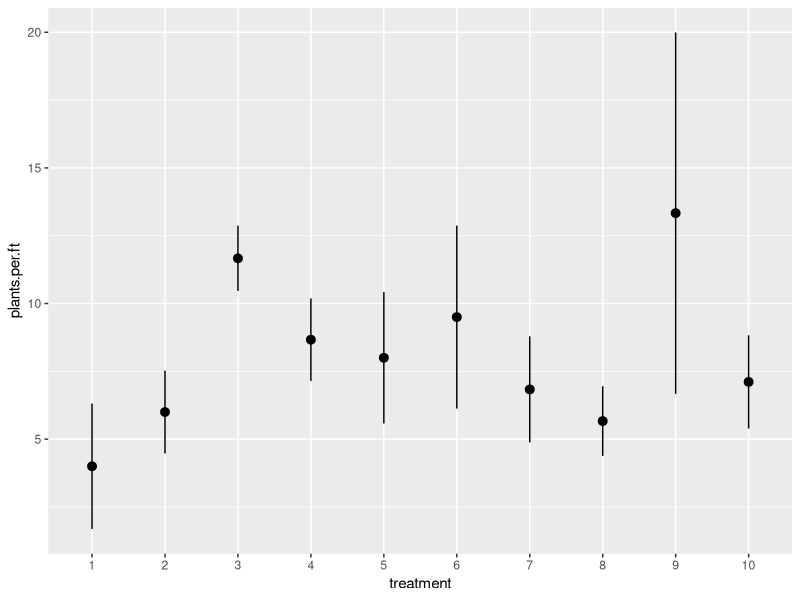

Here is the R script that generated this plot:
# SSD is staggered start date for planting wheatgrass in spring

# drive https://drive.google.com/drive/folders/1pXd9bJmGZWBiIhhRn45jA5axwCFTosGK

# data collected using 12" long quadrat on rows experiencing 12" row spacing.
# Taken from random area and occaisonally shifted to more representaive area if
# there was obviosu planting error


library(tidyverse)

read.csv("SSD plot map - counts.csv") -> dat

read.csv("SSD plot map - treatments.csv") -> trt_codes

dat %>% 
  left_join(trt_codes) -> dat2
  

dat2 %>% 
  mutate(treatment = as.factor(treatment)) %>% 
  ggplot(aes(treatment,plants.per.ft)) +
  stat_summary()
